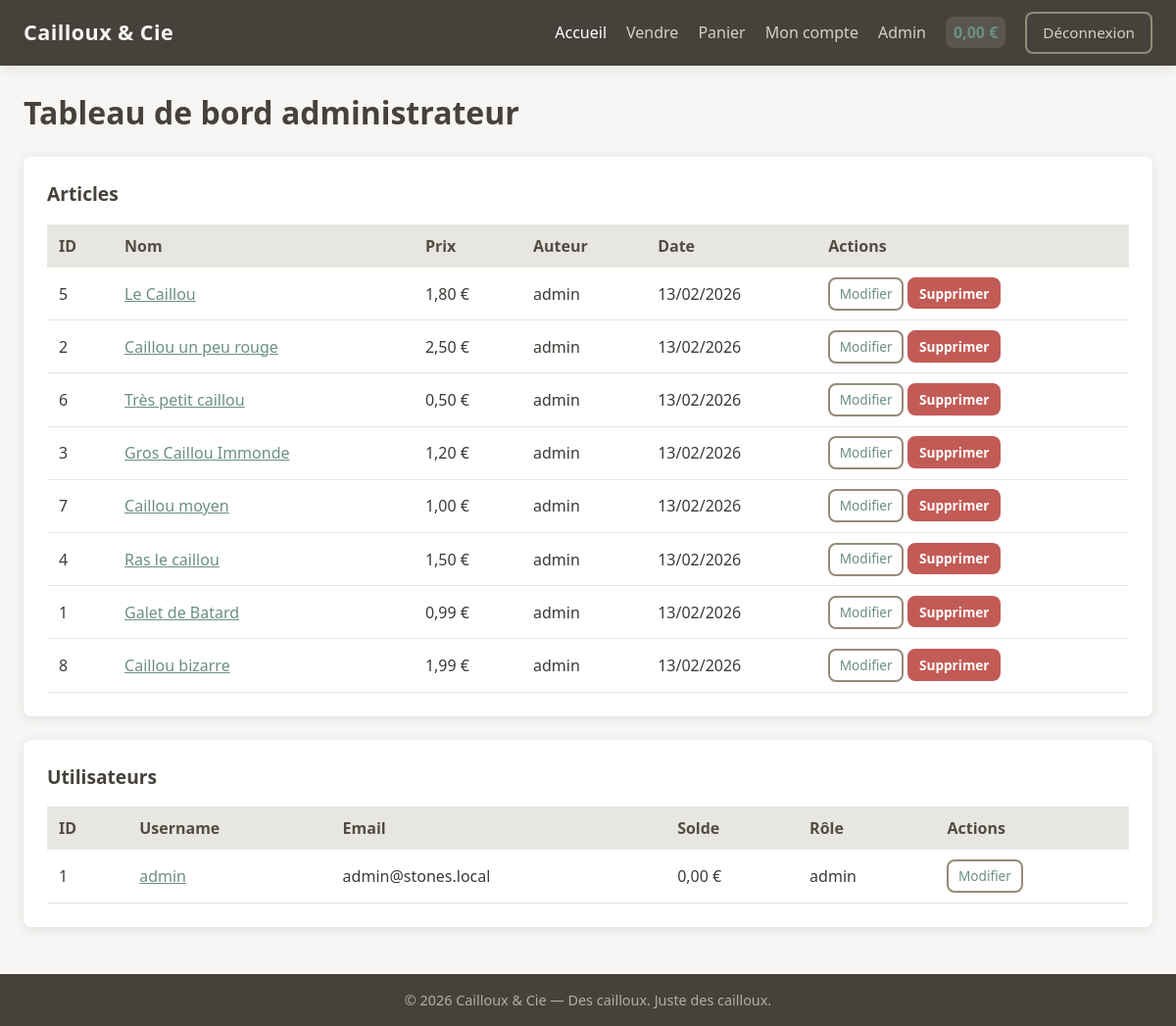
The page /admin/index.php (signed in) on the database its author committed.
### tables this page shows
CREATE TABLE IF NOT EXISTS `user` (
  `id` INT UNSIGNED NOT NULL AUTO_INCREMENT,
  `username` VARCHAR(80) NOT NULL,
  `password` VARCHAR(255) NOT NULL,
  `email` VARCHAR(255) NOT NULL,
  `balance` DECIMAL(10,2) NOT NULL DEFAULT 0.00,
  `profile_photo` VARCHAR(255) DEFAULT NULL,
  `role` ENUM('user', 'admin') NOT NULL DEFAULT 'user',
  `created_at` DATETIME NOT NULL DEFAULT CURRENT_TIMESTAMP,
  PRIMARY KEY (`id`),
  UNIQUE KEY `username` (`username`),
  UNIQUE KEY `email` (`email`)
);

CREATE TABLE IF NOT EXISTS `article` (
  `id` INT UNSIGNED NOT NULL AUTO_INCREMENT,
  `name` VARCHAR(255) NOT NULL,
  `description` TEXT NOT NULL,
  `price` DECIMAL(10,2) NOT NULL,
  `publication_date` DATETIME NOT NULL DEFAULT CURRENT_TIMESTAMP,
  `author_id` INT UNSIGNED NOT NULL,
  `image_link` VARCHAR(255) DEFAULT NULL,
  PRIMARY KEY (`id`),
  KEY `author_id` (`author_id`),
  KEY `publication_date` (`publication_date`),
  CONSTRAINT `article_author_fk` FOREIGN KEY (`author_id`) REFERENCES `user` (`id`) ON DELETE CASCADE
);

### config/auth.php (called while the page is built, shortened)
<?php
function current_user() {
    global $mysqli;
    $id = (int) $_SESSION['user_id'];
    $stmt = $mysqli->prepare("SELECT id, username, email, balance, profile_photo, role FROM user WHERE id = ?");
    $stmt->bind_param('i', $id);
    $stmt->execute();
    $r = $stmt->get_result()->fetch_assoc();
    return $r ?: null;
}
function is_admin() {
    $u = current_user();
    return $u && ($u['role'] ?? '') === 'admin';
}

### admin/index.php (the view, shortened to what this page needs)
<?php
require_once __DIR__ . '/../includes/init.php';
require_once __DIR__ . '/../includes/header.php';
$articles = [];
$result = $mysqli->query("
    SELECT a.id, a.name, a.price, a.publication_date, u.username
    FROM article a
    JOIN user u ON u.id = a.author_id
    ORDER BY a.publication_date DESC
");
if ($result) $articles = $result->fetch_all(MYSQLI_ASSOC);
$users = [];
$result = $mysqli->query("SELECT id, username, email, balance, role FROM user ORDER BY id");
if ($result) $users = $result->fetch_all(MYSQLI_ASSOC);
?>
<div class="page-admin">
    <h1>Tableau de bord administrateur</h1>
    <section class="admin-section">
        <h2>Articles</h2>
        <table class="admin-table">
            <thead>
                <tr>
                    <th>ID</th>
                    <th>Nom</th>
                    <th>Prix</th>
                    <th>Auteur</th>
                    <th>Date</th>
                    <th>Actions</th>
                </tr>
            </thead>
            <tbody>
                <?php foreach ($articles as $a): ?>
                    <tr>
                        <td><?= (int)$a['id'] ?></td>
                        <td><a href="<?= BASE ?>/detail.php?id=<?= (int)$a['id'] ?>"><?= htmlspecialchars($a['name']) ?></a></td>
                        <td><?= number_format($a['price'], 2, ',', ' ') ?> €</td>
                        <td><?= htmlspecialchars($a['username']) ?></td>
                        <td><?= date('d/m/Y', strtotime($a['publication_date'])) ?></td>
                        <td>
                            <a href="<?= BASE ?>/edit.php?id=<?= (int)$a['id'] ?>" class="btn btn-sm btn-outline">Modifier</a>
                            <form method="post" action="<?= BASE ?>/admin/delete_article.php" style="display:inline;" onsubmit="return confirm('Supprimer cet article ?');">
                                <button type="submit" class="btn btn-sm btn-danger">Supprimer</button>
                            </form>
                        </td>
                    </tr>
                <?php endforeach; ?>
            </tbody>
        </table>
    </section>
    <section class="admin-section">
        <h2>Utilisateurs</h2>
        <table class="admin-table">
            <thead>
                <tr>
                    <th>ID</th>
                    <th>Username</th>
                    <th>Email</th>
                    <th>Solde</th>
                    <th>Rôle</th>
                    <th>Actions</th>
                </tr>
            </thead>
            <tbody>
                <?php foreach ($users as $u): ?>
                    <tr>
                        <td><?= (int)$u['id'] ?></td>
                        <td><a href="<?= BASE ?>/account.php?user=<?= (int)$u['id'] ?>"><?= htmlspecialchars($u['username']) ?></a></td>
                        <td><?= htmlspecialchars($u['email']) ?></td>
                        <td><?= number_format($u['balance'], 2, ',', ' ') ?> €</td>
                        <td><?= htmlspecialchars($u['role']) ?></td>
                        <td>
                            <a href="<?= BASE ?>/admin/edit_user.php?id=<?= (int)$u['id'] ?>" class="btn btn-sm btn-outline">Modifier</a>
                        </td>
                    </tr>
                <?php endforeach; ?>
            </tbody>
        </table>
    </section>
</div>
<?php require_once __DIR__ . '/../includes/footer.php'; ?>

### includes/header.php (shortened to what this page needs)
<?php
$current_page = basename($_SERVER['PHP_SELF'], '.php');
$user = current_user();
?>
<!DOCTYPE html>
<html lang="fr">
<head>
    <link rel="stylesheet" href="<?= BASE ?>/assets/css/style.css">
</head>
<body>
<header class="site-header">
    <div class="header-inner">
        <a href="<?= BASE ?>/index.php" class="logo"><?= SITE_NAME ?></a>
        <nav class="nav-main">
            <a href="<?= BASE ?>/index.php" class="<?= $current_page === 'index' ? 'active' : '' ?>">Accueil</a>
            <?php if ($user): ?>
                <a href="<?= BASE ?>/sell.php" class="<?= $current_page === 'sell' ? 'active' : '' ?>">Vendre</a>
                <a href="<?= BASE ?>/cart.php" class="<?= $current_page === 'cart' ? 'active' : '' ?>">Panier</a>
                <a href="<?= BASE ?>/account.php" class="<?= $current_page === 'account' ? 'active' : '' ?>">Mon compte</a>
                <?php if (is_admin()): ?>
                    <a href="<?= BASE ?>/admin/">Admin</a>
                <?php endif; ?>
                <span class="user-balance"><?= number_format($user['balance'], 2, ',', ' ') ?> €</span>
                <a href="<?= BASE ?>/logout.php" class="btn btn-outline">Déconnexion</a>
            <?php else: ?>
                <a href="<?= BASE ?>/login.php" class="<?= $current_page === 'login' ? 'active' : '' ?>">Connexion</a>
                <a href="<?= BASE ?>/register.php" class="<?= $current_page === 'register' ? 'active' : '' ?>">Inscription</a>
            <?php endif; ?>
        </nav>
    </div>
</header>
<main class="main-content">

### assets/css/style.css (style rules this page uses)
:root { --stone-50: #f7f6f4; --stone-100: #e8e6e1; --stone-200: #d4d0c8; --stone-300: #b5ae9f; --stone-400: #948b78; --stone-500: #7a7162; --stone-600: #635d52; --stone-700: #524d44; --stone-800: #46423b; --stone-900: #3d3a35; --accent: #6b9080; --accent-hover: #5a7a6d; --danger: #c25b56; --success: #5a7a6d; --radius: 8px; --shadow: 0 2px 12px rgba(61, 58, 53, 0.12); --font: 'Segoe UI', system-ui, -apple-system, sans-serif; }
* { box-sizing: border-box; }
body { margin: 0; font-family: var(--font); background: var(--stone-50); color: var(--stone-900); line-height: 1.5; min-height: 100vh; display: flex; flex-direction: column; }
.main-content { flex: 1; max-width: 1200px; margin: 0 auto; padding: 1.5rem; width: 100%; }
.site-header { background: var(--stone-800); color: var(--stone-100); box-shadow: var(--shadow); }
.header-inner { max-width: 1200px; margin: 0 auto; padding: 0.75rem 1.5rem; display: flex; align-items: center; justify-content: space-between; flex-wrap: wrap; gap: 1rem; }
.logo { font-size: 1.35rem; font-weight: 700; color: var(--stone-50); text-decoration: none; letter-spacing: 0.02em; }
.nav-main { display: flex; align-items: center; gap: 1.25rem; flex-wrap: wrap; }
.nav-main a { color: var(--stone-200); text-decoration: none; font-weight: 500; }
.nav-main a:hover, .nav-main a.active { color: white; }
.user-balance { font-weight: 600; color: var(--accent); padding: 0.25rem 0.5rem; background: rgba(255,255,255,0.1); border-radius: var(--radius); }
.btn { display: inline-block; padding: 0.5rem 1rem; border-radius: var(--radius); font-weight: 600; text-decoration: none; border: 2px solid transparent; cursor: pointer; font-size: 0.95rem; font-family: inherit; }
.btn-outline { background: transparent; color: var(--stone-200); border-color: var(--stone-400); }
.btn-danger { background: var(--danger); color: white; border-color: var(--danger); }
.btn-sm { padding: 0.3rem 0.6rem; font-size: 0.85rem; }
.page-admin h1 { color: var(--stone-800); margin-top: 0; }
.admin-section { background: white; padding: 1.5rem; border-radius: var(--radius); box-shadow: var(--shadow); margin-bottom: 1.5rem; overflow-x: auto; }
.admin-section h2 { margin-top: 0; color: var(--stone-800); font-size: 1.2rem; }
.admin-table { width: 100%; border-collapse: collapse; }
.admin-table th, .admin-table td { padding: 0.6rem 0.75rem; text-align: left; border-bottom: 1px solid var(--stone-100); }
.admin-table th { background: var(--stone-100); font-weight: 600; color: var(--stone-700); }
.admin-table a { color: var(--accent); font-weight: 500; }

### rows shown on the page
user: balance "0,00", id "1", username "admin", email "admin@stones.local", role "admin"
article: id "5", name "Le Caillou", price "1,80", author.username "admin", publication_date "13/02/2026"
article: id "2", name "Caillou un peu rouge", price "2,50", author.username "admin", publication_date "13/02/2026"
article: id "6", name "Très petit caillou", price "0,50", author.username "admin", publication_date "13/02/2026"
article: id "3", name "Gros Caillou Immonde", price "1,20", author.username "admin", publication_date "13/02/2026"
article: id "7", name "Caillou moyen", price "1,00", author.username "admin", publication_date "13/02/2026"
article: id "4", name "Ras le caillou", price "1,50", author.username "admin", publication_date "13/02/2026"
article: id "1", name "Galet de Batard", price "0,99", author.username "admin", publication_date "13/02/2026"
article: id "8", name "Caillou bizarre", price "1,99", author.username "admin", publication_date "13/02/2026"

### other values the page prints
SITE_NAME "Cailloux & Cie"
